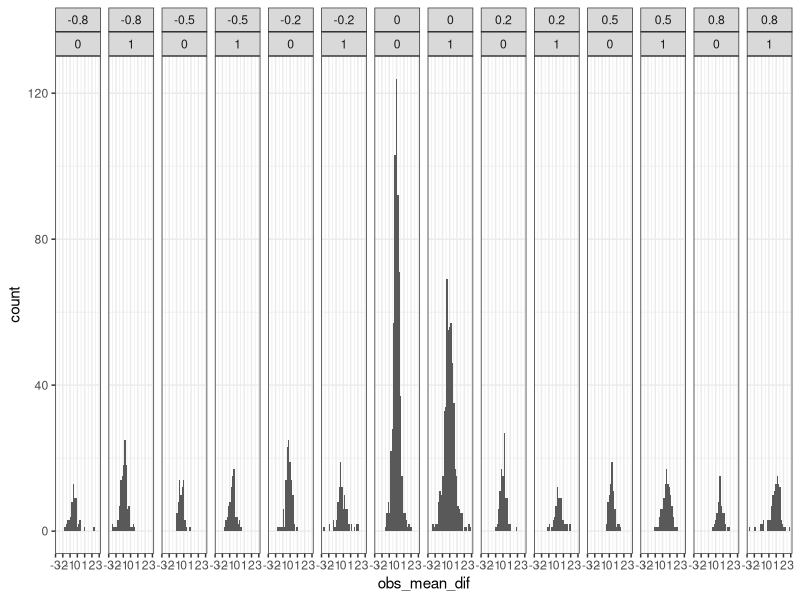
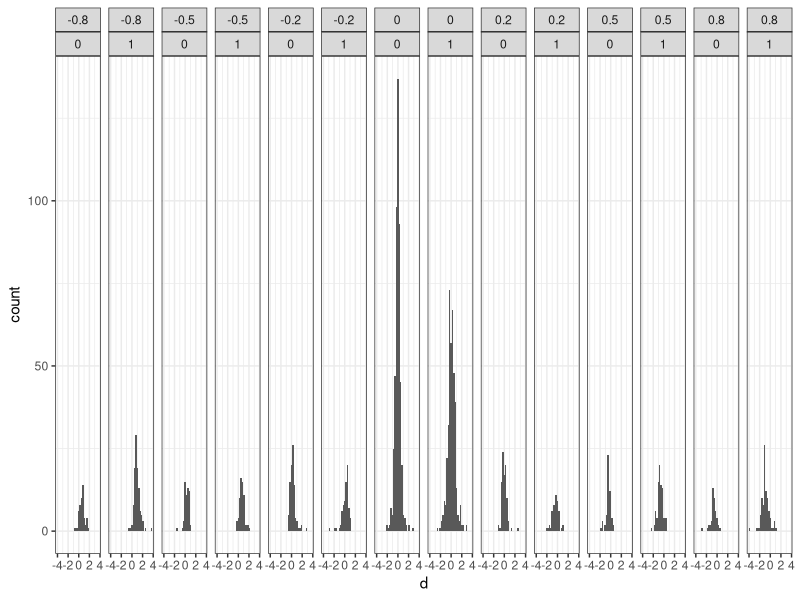

Write R code to recreate these figures, in order.
#organize and clean data

# #Set working directory
# setwd("C:/Users/Daniel/surfdrive/R/shiny_apps/detect_the_effect/data")
# 
# #Read excel files in folder
# files <- list.files(pattern = "\\.csv$")
# 
# #read in all seperate data files into a single list
# #gives warning that can be ignored (last line not empty)
# datalist = lapply(files, function(x) read.table(x, header = F)) 
# 
# #determine max length to fill dataframe
# max_length <- max(unlist(lapply(datalist,length)))
# 
# #fill dataframe
# df_filled <- lapply(datalist,function(x) {
#   ans <- rep(NA,length=max_length);
#   ans[1:length(x)]<- x;
#   return(ans)
#   })
# #combine lists into a dataframe
# all_data <- as.data.frame(do.call(rbind, df_filled))
# 
# #Unlist and turn into dataframe
# all_data <- as.data.frame(apply(all_data,2,as.numeric))
# colnames(all_data)[1:15] <- c("ID", "length", "judgement", "effect_size", "effect_size_direction", "true_mean1", "true_mean2", "obs_mean_1", "obs_mean2", "obs_mean_dif", "df", "tvalue", "pwaardes", "obs_power", "d")
# 
# 
# #Set working directory
# setwd("C:/Users/Daniel/surfdrive/R/shiny_apps/detect_the_effect/data2")
# 
# #Read excel files in folder
# files <- list.files(pattern = "\\.csv$")
# 
# #read in all seperate data files into a single list
# #gives warning that can be ignored (last line not empty)
# datalist = lapply(files, function(x) read.table(x, header = F)) 
# 
# #determine max length to fill dataframe
# max_length <- max(unlist(lapply(datalist,length)))
# 
# #fill dataframe
# df_filled <- lapply(datalist,function(x) {
#   ans <- rep(NA,length=max_length);
#   ans[1:length(x)]<- x;
#   return(ans)
# })
# #combine lists into a dataframe
# all_data_2 <- as.data.frame(do.call(rbind, df_filled))
# 
# #Unlist and turn into dataframe
# all_data_2 <- as.data.frame(apply(all_data_2,2,as.numeric))
# all_data_2 <- all_data_2[seq(2,30,2)]
# colnames(all_data_2)[1:15] <- c("ID", "length", "judgement", "effect_size", "effect_size_direction", "true_mean1", "true_mean2", "obs_mean_1", "obs_mean2", "obs_mean_dif", "df", "tvalue", "pwaardes", "obs_power", "d")
# 
# data_complete <- rbind(all_data[1:15],all_data_2)
# write.table(data_complete, "alldata.csv", sep="\t", row.names=FALSE, col.names=FALSE) 

#Read in data----
all_data <- read.table("alldata.csv") 
colnames(all_data)[1:15] <- c("ID", "length", "judgement", "effect_size", "effect_size_direction", "true_mean1", "true_mean2", "obs_mean_1", "obs_mean2", "obs_mean_dif", "df", "tvalue", "pwaardes", "obs_power", "d")

#create variable for correct/incorrect----
#create variable for correct/incorrect
all_data$correct <- ifelse(all_data$judgement == 0 & (all_data$effect_size== 0) | all_data$judgement == 1 & (all_data$effect_size > 0),
                           1,
                           0)

#Plots----

#subset data ((note use of levels to deal with factor))only trials with more than 5 responses
all_data_sub <- all_data[all_data$length > 5, ] 

library(ggplot2)
#plot observed mean difference across conditions
ggplot(all_data_sub,aes(x=obs_mean_dif))+geom_histogram() + 
  facet_grid(~effect_size_direction*judgement) +
  theme_bw()

ggplot(all_data_sub,aes(x=d))+geom_histogram() + 
  facet_grid(~effect_size_direction*judgement) +
  theme_bw()

library(dplyr)
#mean power
data <- group_by(all_data_sub, effect_size_direction, judgement)

summarize(data, power = mean(obs_power, na.rm = T))
summarize(data, mean_dif = mean(obs_mean_dif, na.rm = T))
summarize(data, d = mean(-d, na.rm = T)) #note -d because d in dataset is calculated in opposite diferection!
